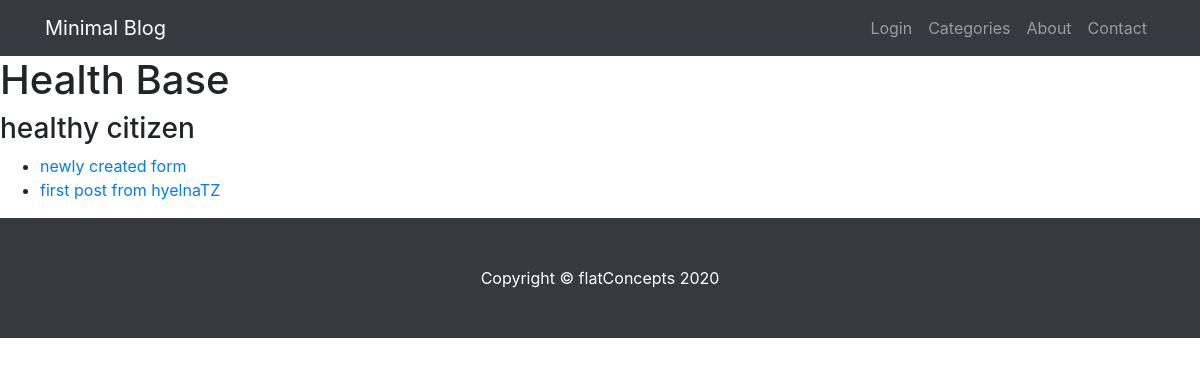
The page /category/1/ on the database as committed earlier.
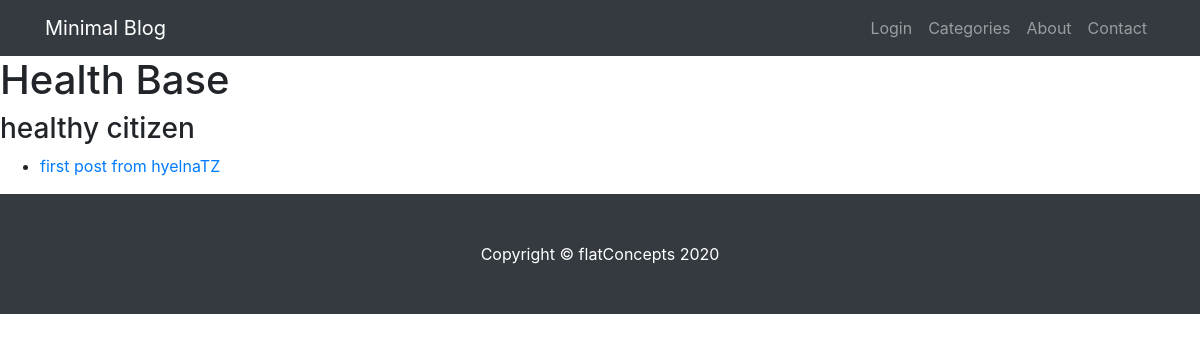
The same page on the database as committed later.
### models.py (models this page shows, shortened)
class Post(db.Model, UserMixin):
    __tablename__ = 'post'
    id = db.Column(db.Integer,
                   primary_key=True)
    title = db.Column(db.String(200),
                      nullable=False,
                      unique=False)
    subtitle = db.Column(db.String(200),
                         unique=False,
                         nullable=True)
    body = db.Column(db.Text,
                     unique=False,
                     nullable=False)
    date_created = db.Column(db.String,
                             nullable=False,
                             default=datetime.now())
    tags = db.Column(db.String(50),
                     unique=False,
                     nullable=True)
    author_id = db.Column(db.Integer,
                          db.ForeignKey('users.id'),
                          nullable=False)
    category_id = db.Column(db.Integer,
                            db.ForeignKey('categories.id'),
                            nullable=False)
    published = db.Column(db.Boolean, default=False, nullable=False)

### app.py (the view)
@app.route('/category/<int:category_id>/')
def category(category_id):
    cat = Category.query.filter_by(id=category_id).one()
    members= list(filter(lambda x: x.published, cat.members))
    return render_template('category.html', category=cat, posts=members)

### templates/category.html
{% extends 'base.html' %}
{% block content %}
<h1>{{category.name}} Base</h1>
<h3>{{ category.description }}</h3>
{% if posts %}
    <ul>
        {% for post in posts %}
            <li><a href="/post/{{post.id}}"> {{ post.title }}</a></li>
        {% endfor %}
    </ul>
{% endif %}
{% endblock %}

Rows that differ between the two databases and show on the page:
no longer on this page (row edited): Post: title "newly created form"
